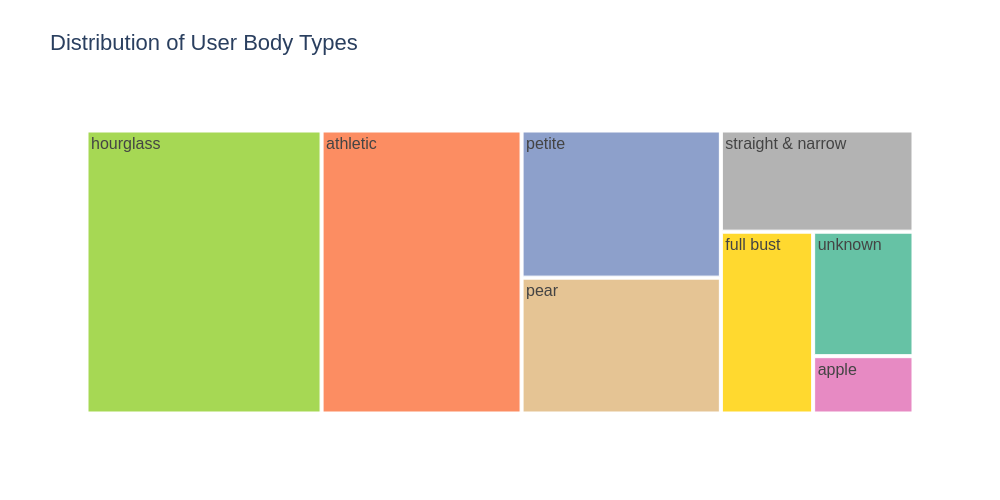

The code cell stored with this chart in its notebook:
### Code cell
# --- Visualization 6: Age vs. Body Type (Violin Plot) ---

# Drop rows where height or weight couldn't be parsed (for cleaner plots)
df_clean_body = rent_the_runway_visualization.dropna(subset=['weight_num', 'height_num', 'age'])
fig6 = px.violin(
    df_clean_body,
    x='body_type',
    y='age',
    box=True,
    title='Age Distribution by Body Type',
    labels={'body_type': 'Body Type', 'age': 'Age'},
    color='body_type',
    color_discrete_sequence=color_sequence,
    template=plotly_template
)
fig6.update_layout(
    width=fig_width,
    height=fig_height,
    font=dict(family=font_family, size=16),
    xaxis=dict(showgrid=True, gridcolor='lightgray'),
    yaxis=dict(showgrid=True, gridcolor='lightgray')
)
#fig6.show()

# --- Visualization 7: Height vs. Weight Correlation (Scatter Plot) ---
fig7 = px.scatter(
    df_clean_body,
    x='weight_num',
    y='height_num',
    color='body_type',
    title='Height vs. Weight Correlation',
    labels={'weight_num': 'Weight (lbs)', 'height_num': 'Height (inches)', 'body_type': 'Body Type'},
    opacity=0.6,
    color_discrete_sequence=color_sequence,
    template=plotly_template
)
fig7.update_layout(
    width=fig_width,
    height=fig_height,
    font=dict(family=font_family, size=16),
    xaxis=dict(range=[80, 300], showgrid=True, gridcolor='lightgray'),
    yaxis=dict(range=[50, 80], showgrid=True, gridcolor='lightgray')
)
#fig7.show()

# --- Visualization 8: Body Type Distribution (Treemap) ---
# Count the body types
body_type_counts = df_clean_body['body_type'].value_counts().reset_index()
body_type_counts.columns = ['body_type', 'count']
fig8 = px.treemap(
    body_type_counts,
    path=['body_type'],
    values='count',
    title='Distribution of User Body Types',
    color='body_type',
    color_discrete_sequence=color_sequence,
    template=plotly_template
)
fig8.update_layout(
    width=fig_width,
    height=fig_height,
    font=dict(family=font_family, size=16)
)
#fig8.show()

### Figure 1 — Plotly figure (JSON) as saved in the notebook; plotly's stock layout.template omitted (floating-point values rounded to 4 significant figures)
{"data": [{"branchvalues": "total", "customdata": [["unknown"], ["athletic"], ["petite"], ["apple"], ["hourglass"], ["full bust"], ["pear"], ["straight & narrow"]], "domain": {"x": [0, 1], "y": [0, 1]}, "hovertemplate": "labels=%{label}<br>count=%{value}<br>parent=%{parent}<br>id=%{id}<br>body_type=%{customdata[0]}<extra></extra>", "ids": ["unknown", "athletic", "petite", "apple", "hourglass", "full bust", "pear", "straight & narrow"], "labels": ["unknown", "athletic", "petite", "apple", "hourglass", "full bust", "pear", "straight & narrow"], "marker": {"colors": ["rgb(102,194,165)", "rgb(252,141,98)", "rgb(141,160,203)", "rgb(231,138,195)", "rgb(166,216,84)", "rgb(255,217,47)", "rgb(229,196,148)", "rgb(179,179,179)"]}, "name": "", "parents": ["", "", "", "", "", "", "", ""], "type": "treemap", "values": [8667, 39260, 20339, 3991, 46146, 11640, 18782, 13518]}], "layout": {"font": {"family": "Arial", "size": 16}, "height": 500, "legend": {"tracegroupgap": 0}, "title": {"text": "Distribution of User Body Types"}, "treemapcolorway": ["rgb(102,194,165)", "rgb(252,141,98)", "rgb(141,160,203)", "rgb(231,138,195)", "rgb(166,216,84)", "rgb(255,217,47)", "rgb(229,196,148)", "rgb(179,179,179)"], "width": 1000}}
